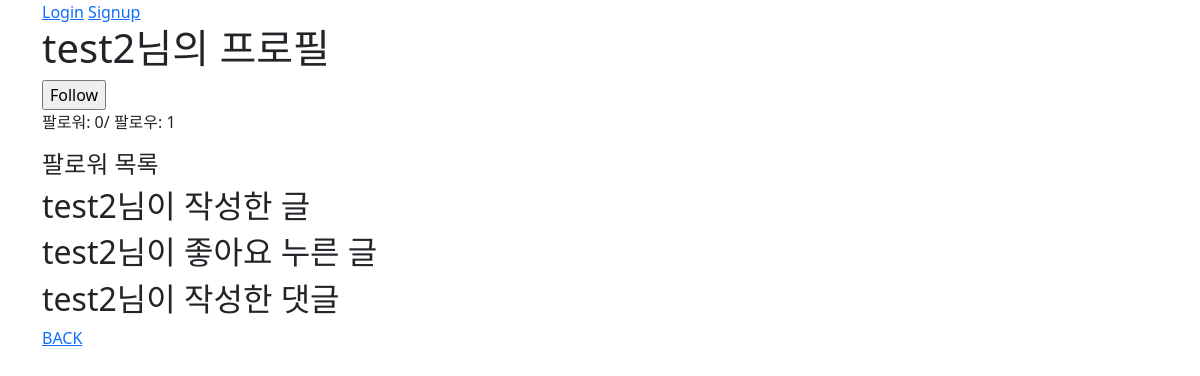
Before: /accounts/test2/ with the older database file.
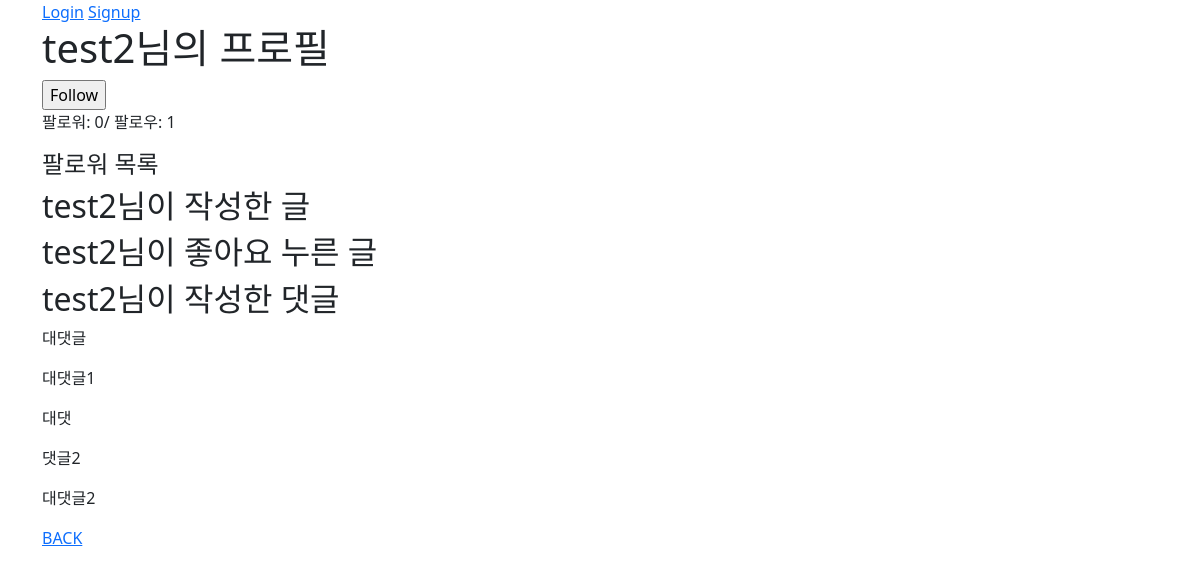
After: the same page with the newer database file.
### articles/models.py (models this page shows, shortened)
class Comment(models.Model):
    article = models.ForeignKey(Article, on_delete=models.CASCADE)
    user = models.ForeignKey(settings.AUTH_USER_MODEL, on_delete=models.CASCADE)
    content = models.CharField(max_length=200)
    recomment = models.ForeignKey('self', on_delete=models.CASCADE, null=True)
    created_at = models.DateTimeField(auto_now_add=True)
    updated_at = models.DateTimeField(auto_now=True)

### accounts/views.py (the view)
# urls.py: path('<username>/', views.profile, name='profile'),
def profile(request, username):
    person = get_object_or_404(get_user_model(), username=username)
    context = {
        'person': person,
    }
    return render(request, 'accounts/profile.html', context)

### accounts/templates/accounts/profile.html (shortened to what this page needs)
{% extends 'base.html' %}
{% block content %}
  <h1>{{ person.username }}님의 프로필</h1>
  {% if request.user != person %}
    <form action="{% url 'accounts:follow' person.id %}" method="post">
      {% if request.user in person.follwers.all %}
        <input type="submit" value="Unfollow">
      {% else %}
        <input type="submit" value="Follow">
      {% endif %}
    </form>
  {% endif %}
  <p>팔로워: {{ person.followers.all|length }}/ 팔로우: {{ person.followings.all|length }}</p>
    <h4>팔로워 목록</h4>
  <h2>{{ person.username }}님이 작성한 글</h2>
  <h2>{{ person.username }}님이 좋아요 누른 글</h2>
  <h2>{{ person.username }}님이 작성한 댓글</h2>
    {% for comment in person.comment_set.all %}
      <p>{{ comment.content }}</p>
    {% endfor %}
    <a href="{% url 'articles:index' %}">BACK</a>
{% endblock content %}

Changed rows visible on the page:
added Comment: content "대댓글"
added Comment: content "대댓글1"
added Comment: content "대댓"
added Comment: content "댓글2"
added Comment: content "대댓글2"
